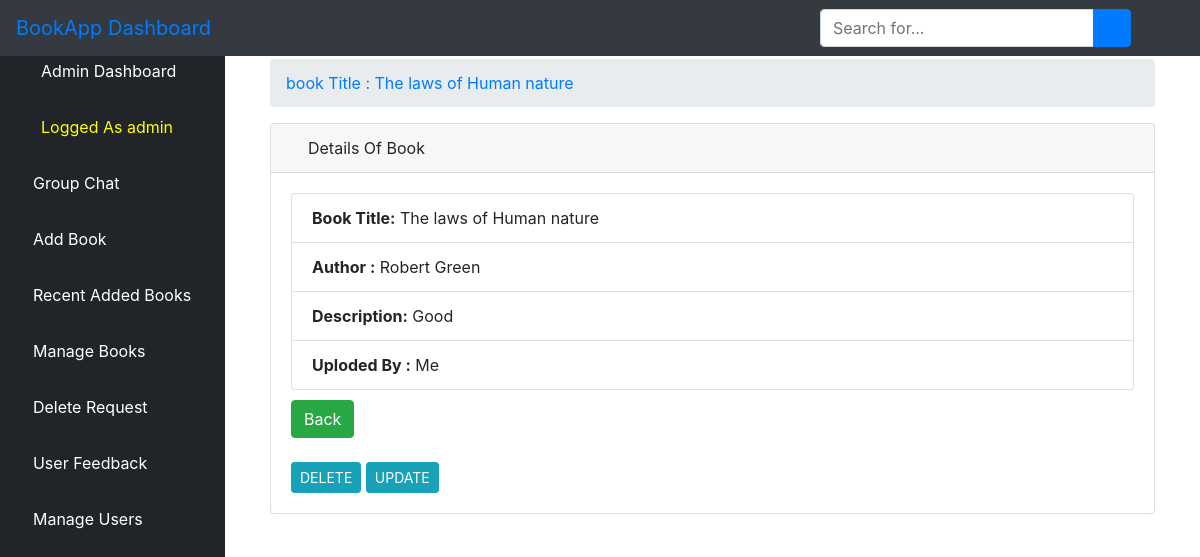
Screenshot of /book/2/ (signed in) with the database file from the repository.
### bookstore/models.py (models this page shows, shortened)
class User(AbstractUser):
    is_publisher = models.BooleanField(default=False)
    is_librarian = models.BooleanField(default=False)
    is_admin = models.BooleanField(default=False)
    class Meta:
        swappable = "AUTH_USER_MODEL"

class Book(models.Model):
    title = models.CharField(max_length=100)
    author = models.CharField(max_length=100)
    year = models.CharField(max_length=100)
    publisher = models.CharField(max_length=200)
    desc = models.CharField(max_length=1000)
    uploaded_by = models.CharField(max_length=100, null=True, blank=True)
    user_id = models.CharField(max_length=100, null=True, blank=True)
    pdf = models.FileField(upload_to='bookapp/pdfs/')
    cover = models.ImageField(upload_to='bookapp/covers/', null=True, blank=True)
    class Meta:
        ordering = ("-id",)

### bookstore/views.py (the view)
# urls.py: path("book/<str:pk>/",views.view_book,name="book"),
@login_required(login_url='login')
def view_book(request,pk):
    book = Book.objects.get(pk=pk)
    context = {"object":book}
    return render(request, 'publisher/views_book.html',context)

### bookstore/templates/publisher/views_book.html (shortened to what this page needs)
{% extends 'publisher/base.html' %}
{% load static %}
{% block body %}
<div class="container-fluid">
        <div class="row">
          <div class="col-12 mb-3">
          <div class="col-12 mb-3">
              <div id="content-wrapper">
        <div class="container-fluid">
            <ol class="breadcrumb">
                <li class="breadcrumb-item">
                    <a href="">book Title : {{ object.title }} </a>
            </ol>
            <div class="card mb-3">
                <div class="card-header">
                    <i class="fas fa-table text-warning"></i>
                    Details Of Book
                </div>
                <div class="card-body">
 <div class="row">
        <div class="col-12">
            <ul class="list-group">
              <li class="list-group-item"><strong>Book Title:</strong> {{ object.title }}</li>
              <li class="list-group-item"><strong>Author :</strong> {{ object.author }}</li>
              <li class="list-group-item"><strong>Description:</strong> {{ object.desc }}</li>
              <li class="list-group-item"><strong>Uploded By :</strong> {{ object.uploaded_by }}</li>
            </ul>
        </div>
    </div>
    <div class="row top-buffer" style="padding-top: 10px">
        <div class="col-12">
                <a href="{% url 'publisher' %}"><button type="button" class="btn btn-success">Back</button></a>
        </div>
    </div>
    <br>
{% if request.user.is_publisher %}
    <form action="{% url 'delete_request' %}" method="post">
        {% csrf_token %}
        <input type="hidden" name="book" value={{object.pk}}>
        <input type="text" name="delete_request">
        <button class="btn btn-sm btn-info">SEND DELETE REQUEST</button>
    </form>
{% else %}
<button class="btn btn-sm btn-info"><a href="{% url 'delete' object.pk %}" style="color:white">DELETE</a></button>
<button class="btn btn-sm btn-info"><a href="{% url 'update' object.pk %}" style="color:white">UPDATE</a></button>
{% endif %}
          </div>
        </div>
      </div>
    </div>
{% endblock %}

### bookstore/templates/publisher/base.html (shortened to what this page needs)
{% if request.user.is_publisher %}
    {% load static %}
{% elif request.user.is_librarian %}
    {% load static %}
{% else %}
<!DOCTYPE html>
<html lang="en">
<head>
    {% load static %}
    <link href="{% static 'vendor/fontawesome-free/css/all.min.css' %}" rel="stylesheet" type="text/css">
       <link rel="stylesheet" href="{% static 'assets/css/bootstrap.min.css' %}">
      <link rel="stylesheet" href="{% static 'assets/fonts/font-awesome-4.7.0/css/font-awesome.min.css' %}">
    <link href="{% static 'vendor/datatables/dataTables.bootstrap4.css' %}" rel="stylesheet">
    <link rel="stylesheet" type="text/css" href="{% static 'css/master.css' %}">
    <link href="{% static 'css/sb-admin.css' %}" rel="stylesheet">
</head>
<body id="page-top">
<nav class="navbar navbar-expand navbar-dark bg-dark fixed-top">
    <a class="navbar-brand mr-1 text-primary" href="">BookApp Dashboard</a>
    <button class="btn btn-link btn-sm text-white order-1 order-sm-0" id="sidebarToggle" href="#">
        <i class="fas fa-bars"></i>
    </button>
      <form class="d-none d-md-inline-block form-inline ml-auto mr-0 mr-md-3 my-2 my-md-0" action="">
        <div class="input-group">
            <input type="text" class="form-control" name="query" placeholder="Search for..." aria-label="Search" aria-describedby="basic-addon2">
            <div class="input-group-append">
                <button class="btn btn-primary" type="submit">
                    <i class="fas fa-search"></i>
                </button>
            </div>
        </div>
    </form>
    <ul class="navbar-nav ml-auto ml-md-0">
        <li class="nav-item dropdown no-arrow">
            <a class="nav-link dropdown-toggle" href="#" id="userDropdown" role="button" data-toggle="dropdown" aria-haspopup="true" aria-expanded="false">
                <i class="fas fa-user-circle fa-fw text-primary"></i>
            </a>
        </li>
    </ul>
</nav>
<div id="wrapper" style="padding-top: 19px">
<ul class="sidebar navbar-nav">
    <li class="nav-item active">
        <a class="nav-link" href="">
            <i class="fas fa-fw fa-tachometer-alt"></i>
            <span>Admin Dashboard</span>
        </a>
    </li>
    <li class="nav-item active">
        <a class="nav-link" href="">
            <i class="fas fa-user-circle fa-fw text-warning"></i>
            <span style="color: yellow">Logged As {{ request.user.username }}</span>
        </a>
    </li>
    <li class="nav-item">
        <a class="nav-link" href="{% url 'chat_list' %}">
            <i class="fas fa-book text-primary"></i>
            <span style="color: white">Group Chat</span>
        </a>
    </li>
        <li class="nav-item">
        <a class="nav-link" href="{% url 'post_book' %}">
            <i class="fas fa-book text-primary"></i>
            <span style="color: white">Add Book</span>
        </a>
    </li>
    <li class="nav-item">
        <a class="nav-link" href="{% url 'recent_added_book' %}">
            <i class="fas fa-book text-primary"></i>
            <span style="color: white">Recent Added Books</span>
        </a>
    </li>
      <li class="nav-item">
        <a class="nav-link" href="{% url 'manage_books' %}">
            <i class="fas fa-book text-primary"></i>
            <span style="color: white">Manage Books</span>
        </a>
    </li>
     <li class="nav-item">
        <a class="nav-link" href="{% url 'delete_requests' %}">
            <i class="fas fa-book text-primary"></i>
            <span style="color: white">Delete Request</span>
        </a>
    </li>
     <li class="nav-item">
        <a class="nav-link" href="{% url 'feedbacks' %}">
            <i class="fas fa-book text-primary"></i>
            <span style="color: white">User Feedback</span>
        </a>
    </li>
     <li class="nav-item">
        <a class="nav-link" href="">
            <i class="fas fa-user text-primary"></i>
            <span style="color: white">Manage Users</span>
        </a>
    </li>
</ul>
{% endif %}
{% block body %}{% endblock %}
</div>

### static/css/master.css (style rules this page uses)
html { scroll-behavior: smooth; }
li { list-style-type: none; }

### bookstore/templates/publisher/base.html (style rules this page uses)
body { display: flex; flex-direction: column; min-height: 100vh; }

### rows the page displays
User: user.username "admin"
Book: title "The laws of Human nature", author "Robert Green", desc "Good", uploaded_by "Me"
